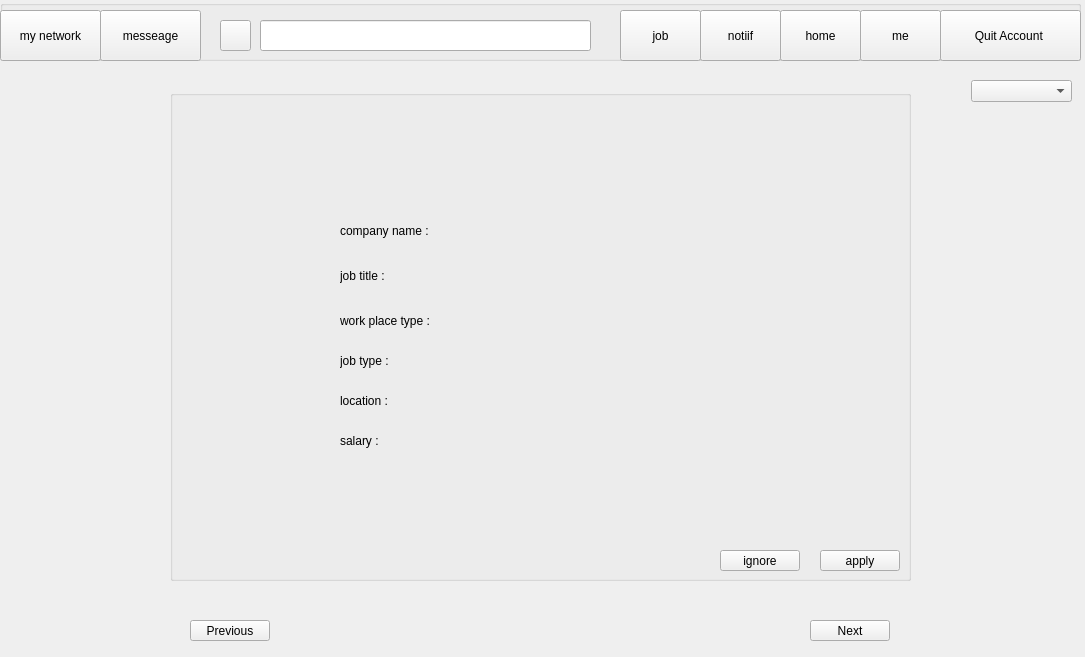
<?xml version="1.0" encoding="UTF-8"?>
<ui version="4.0">
 <class>job_form</class>
 <widget class="QWidget" name="job_form">
  <property name="geometry">
   <rect>
    <x>0</x>
    <y>0</y>
    <width>1085</width>
    <height>657</height>
   </rect>
  </property>
  <property name="windowTitle">
   <string>Form</string>
  </property>
  <widget class="QGroupBox" name="groupBox">
   <property name="geometry">
    <rect>
     <x>0</x>
     <y>0</y>
     <width>1081</width>
     <height>61</height>
    </rect>
   </property>
   <property name="title">
    <string/>
   </property>
   <widget class="QPushButton" name="pushButton">
    <property name="geometry">
     <rect>
      <x>940</x>
      <y>10</y>
      <width>141</width>
      <height>51</height>
     </rect>
    </property>
    <property name="cursor">
     <cursorShape>PointingHandCursor</cursorShape>
    </property>
    <property name="toolTip">
     <string>&lt;html&gt;&lt;head/&gt;&lt;body&gt;&lt;p&gt;&lt;span style=&quot; color:#00007f;&quot;&gt;Exit your account&lt;/span&gt;&lt;/p&gt;&lt;/body&gt;&lt;/html&gt;</string>
    </property>
    <property name="text">
     <string>Quit Account </string>
    </property>
   </widget>
   <widget class="QPushButton" name="home_button">
    <property name="geometry">
     <rect>
      <x>780</x>
      <y>10</y>
      <width>81</width>
      <height>51</height>
     </rect>
    </property>
    <property name="cursor">
     <cursorShape>PointingHandCursor</cursorShape>
    </property>
    <property name="text">
     <string>home</string>
    </property>
   </widget>
   <widget class="QPushButton" name="me_button">
    <property name="geometry">
     <rect>
      <x>860</x>
      <y>10</y>
      <width>81</width>
      <height>51</height>
     </rect>
    </property>
    <property name="cursor">
     <cursorShape>PointingHandCursor</cursorShape>
    </property>
    <property name="text">
     <string>me</string>
    </property>
   </widget>
   <widget class="QPushButton" name="notif_button">
    <property name="geometry">
     <rect>
      <x>700</x>
      <y>10</y>
      <width>81</width>
      <height>51</height>
     </rect>
    </property>
    <property name="cursor">
     <cursorShape>PointingHandCursor</cursorShape>
    </property>
    <property name="text">
     <string>notiif</string>
    </property>
   </widget>
   <widget class="QPushButton" name="job_button">
    <property name="geometry">
     <rect>
      <x>620</x>
      <y>10</y>
      <width>81</width>
      <height>51</height>
     </rect>
    </property>
    <property name="cursor">
     <cursorShape>PointingHandCursor</cursorShape>
    </property>
    <property name="text">
     <string>job</string>
    </property>
   </widget>
   <widget class="QPushButton" name="mynetwork_button">
    <property name="geometry">
     <rect>
      <x>0</x>
      <y>10</y>
      <width>101</width>
      <height>51</height>
     </rect>
    </property>
    <property name="cursor">
     <cursorShape>PointingHandCursor</cursorShape>
    </property>
    <property name="text">
     <string>my network</string>
    </property>
   </widget>
   <widget class="QPushButton" name="message_button">
    <property name="geometry">
     <rect>
      <x>100</x>
      <y>10</y>
      <width>101</width>
      <height>51</height>
     </rect>
    </property>
    <property name="cursor">
     <cursorShape>PointingHandCursor</cursorShape>
    </property>
    <property name="text">
     <string>messeage</string>
    </property>
   </widget>
   <widget class="QPushButton" name="serach_button">
    <property name="geometry">
     <rect>
      <x>220</x>
      <y>20</y>
      <width>31</width>
      <height>31</height>
     </rect>
    </property>
    <property name="cursor">
     <cursorShape>PointingHandCursor</cursorShape>
    </property>
    <property name="text">
     <string/>
    </property>
   </widget>
   <widget class="QLineEdit" name="search">
    <property name="geometry">
     <rect>
      <x>260</x>
      <y>20</y>
      <width>331</width>
      <height>31</height>
     </rect>
    </property>
    <property name="toolTip">
     <string>search ID</string>
    </property>
    <property name="text">
     <string/>
    </property>
   </widget>
  </widget>
  <widget class="QComboBox" name="comboBox">
   <property name="geometry">
    <rect>
     <x>971</x>
     <y>80</y>
     <width>101</width>
     <height>22</height>
    </rect>
   </property>
  </widget>
  <widget class="QGroupBox" name="groupBox_2">
   <property name="geometry">
    <rect>
     <x>170</x>
     <y>90</y>
     <width>741</width>
     <height>491</height>
    </rect>
   </property>
   <property name="title">
    <string/>
   </property>
   <widget class="QLabel" name="label">
    <property name="geometry">
     <rect>
      <x>20</x>
      <y>20</y>
      <width>128</width>
      <height>128</height>
     </rect>
    </property>
    <property name="text">
     <string/>
    </property>
   </widget>
   <widget class="QLabel" name="label_2">
    <property name="geometry">
     <rect>
      <x>170</x>
      <y>120</y>
      <width>91</width>
      <height>41</height>
     </rect>
    </property>
    <property name="text">
     <string>company name :</string>
    </property>
   </widget>
   <widget class="QLabel" name="com_name">
    <property name="geometry">
     <rect>
      <x>260</x>
      <y>120</y>
      <width>221</width>
      <height>41</height>
     </rect>
    </property>
    <property name="text">
     <string/>
    </property>
   </widget>
   <widget class="QLabel" name="label_3">
    <property name="geometry">
     <rect>
      <x>170</x>
      <y>160</y>
      <width>51</width>
      <height>51</height>
     </rect>
    </property>
    <property name="text">
     <string>job title :</string>
    </property>
   </widget>
   <widget class="QLabel" name="job_t">
    <property name="geometry">
     <rect>
      <x>220</x>
      <y>160</y>
      <width>361</width>
      <height>51</height>
     </rect>
    </property>
    <property name="text">
     <string/>
    </property>
   </widget>
   <widget class="QLabel" name="label_4">
    <property name="geometry">
     <rect>
      <x>170</x>
      <y>220</y>
      <width>101</width>
      <height>21</height>
     </rect>
    </property>
    <property name="text">
     <string>work place type :</string>
    </property>
   </widget>
   <widget class="QLabel" name="w_t">
    <property name="geometry">
     <rect>
      <x>270</x>
      <y>210</y>
      <width>361</width>
      <height>41</height>
     </rect>
    </property>
    <property name="text">
     <string/>
    </property>
   </widget>
   <widget class="QLabel" name="label_5">
    <property name="geometry">
     <rect>
      <x>170</x>
      <y>250</y>
      <width>71</width>
      <height>41</height>
     </rect>
    </property>
    <property name="text">
     <string>job type :</string>
    </property>
   </widget>
   <widget class="QLabel" name="j_t">
    <property name="geometry">
     <rect>
      <x>260</x>
      <y>250</y>
      <width>361</width>
      <height>41</height>
     </rect>
    </property>
    <property name="text">
     <string/>
    </property>
   </widget>
   <widget class="QLabel" name="label_6">
    <property name="geometry">
     <rect>
      <x>170</x>
      <y>300</y>
      <width>61</width>
      <height>21</height>
     </rect>
    </property>
    <property name="text">
     <string>location :</string>
    </property>
   </widget>
   <widget class="QLabel" name="location">
    <property name="geometry">
     <rect>
      <x>250</x>
      <y>290</y>
      <width>361</width>
      <height>41</height>
     </rect>
    </property>
    <property name="text">
     <string/>
    </property>
   </widget>
   <widget class="QLabel" name="label_7">
    <property name="geometry">
     <rect>
      <x>170</x>
      <y>340</y>
      <width>51</width>
      <height>21</height>
     </rect>
    </property>
    <property name="text">
     <string>salary :</string>
    </property>
   </widget>
   <widget class="QLabel" name="salary">
    <property name="geometry">
     <rect>
      <x>230</x>
      <y>330</y>
      <width>361</width>
      <height>41</height>
     </rect>
    </property>
    <property name="text">
     <string/>
    </property>
   </widget>
   <widget class="QPushButton" name="ignore">
    <property name="geometry">
     <rect>
      <x>550</x>
      <y>460</y>
      <width>80</width>
      <height>21</height>
     </rect>
    </property>
    <property name="text">
     <string>ignore</string>
    </property>
   </widget>
   <widget class="QPushButton" name="apply">
    <property name="geometry">
     <rect>
      <x>650</x>
      <y>460</y>
      <width>80</width>
      <height>21</height>
     </rect>
    </property>
    <property name="text">
     <string>apply</string>
    </property>
   </widget>
  </widget>
  <widget class="QPushButton" name="pushButton_2">
   <property name="geometry">
    <rect>
     <x>190</x>
     <y>620</y>
     <width>80</width>
     <height>21</height>
    </rect>
   </property>
   <property name="text">
    <string>Previous</string>
   </property>
  </widget>
  <widget class="QPushButton" name="pushButton_3">
   <property name="geometry">
    <rect>
     <x>810</x>
     <y>620</y>
     <width>80</width>
     <height>21</height>
    </rect>
   </property>
   <property name="text">
    <string>Next</string>
   </property>
  </widget>
 </widget>
 <resources/>
 <connections/>
</ui>
